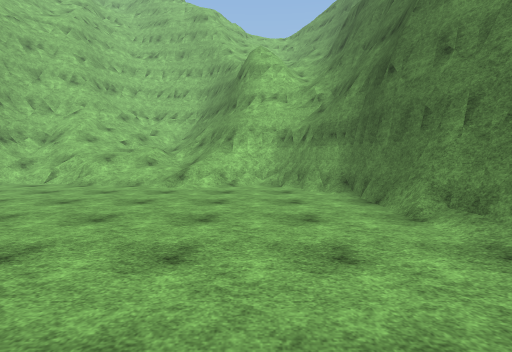
View 1 (above)

12 first-person views from a walk through a scene from a Unity 3-D project. The camera is 1.5 m above the floor, tilts 4° down and sees 85° across. The floor is counted in squares, 1.76 m on a side. Each view is taken from the middle of a square. On the plan, view 1 faces up. The plan holds only what a view shows up to about 10 squares ahead; the rest is blank. The place goes on beyond the plan. The player is left out. Surface patterns are stand-ins for the level's own textures.

View 2
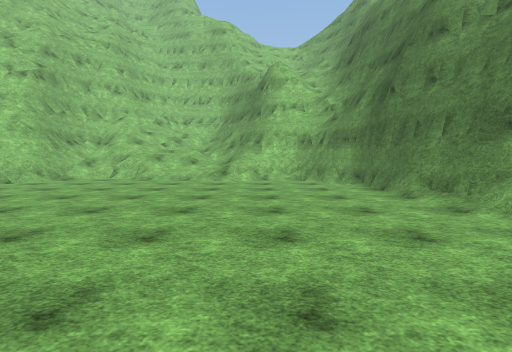

View 3
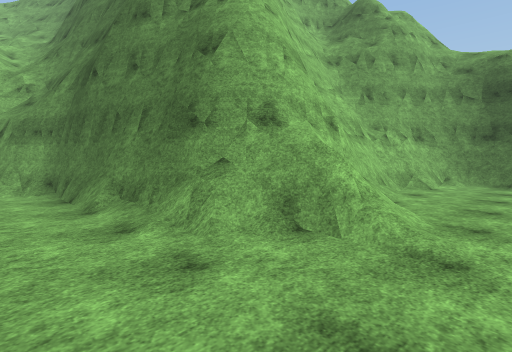

View 4
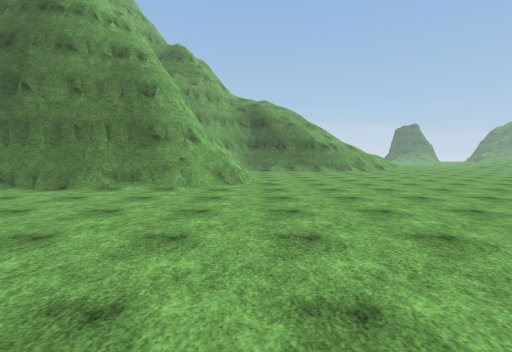

View 5
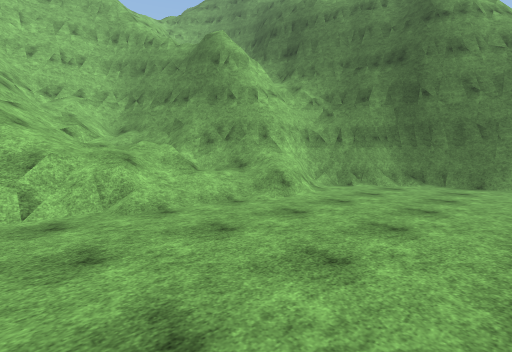

View 6
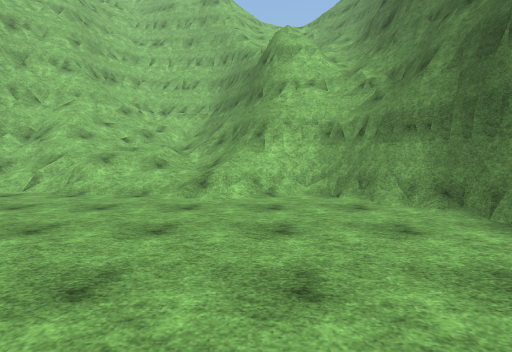

View 7
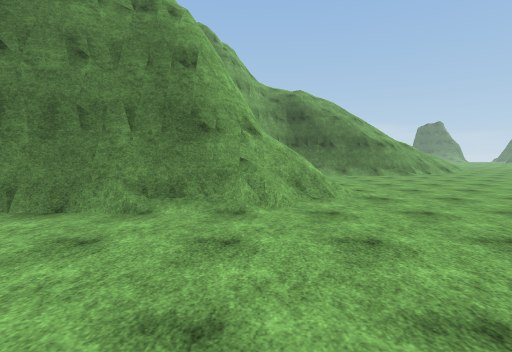

View 8
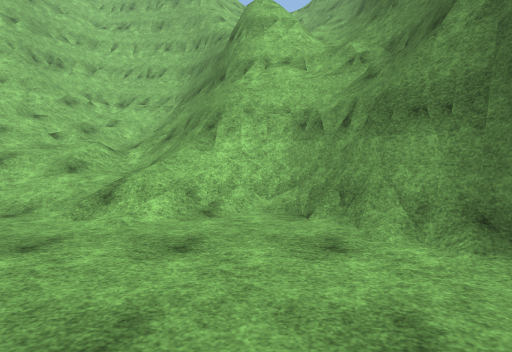

View 9
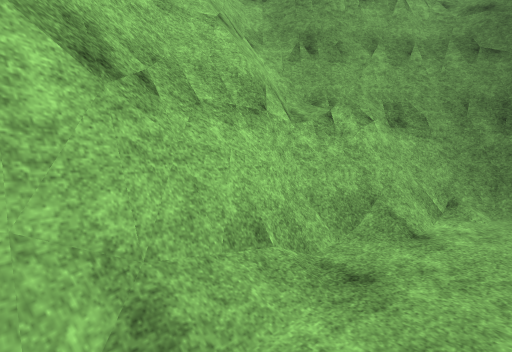

View 10
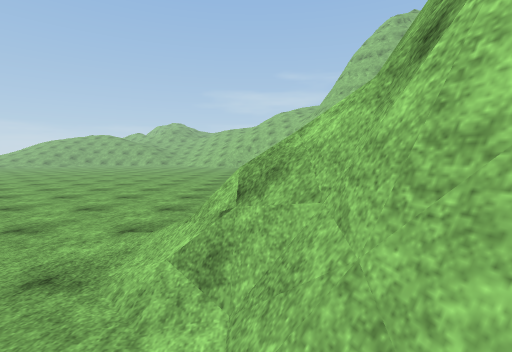

View 11
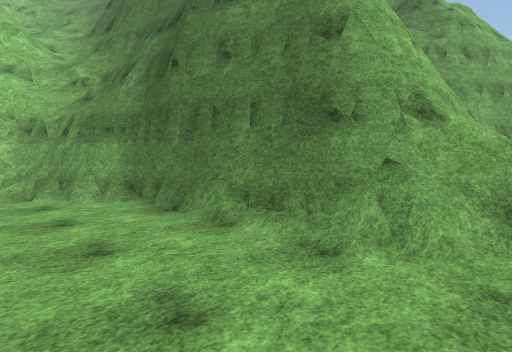

View 12
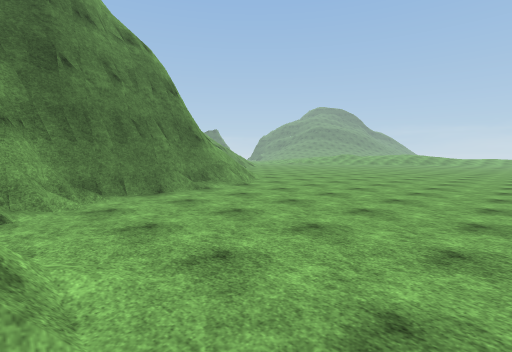

### Floor plan
Key: @ floor where view 1 was taken; # wall or solid block; . main floor; : floor 8 m higher than the main floor; / step, stairs or slope; = window, fence, low wall or low ledge; v drop or lower ground.
Columns run from 9 left of view 1 to 14 right of it. Each row starts with its distance up from view 1.
 15   #####
 14  ##===##
 13 ###///=##
 12 #///=//##
 11 #=//////#
 10 ##//////###
  9 ##/=/////###
  8 ##.....//.##
  7 #..........##
  6  ..........##
  5  ..........=#
  4   ..........#
  3    .........###
  2     ......../###########
  1      ........==#...###v:
  0     .....@..........##v:
 -1      ...............##
 -2      .............
 -3       ............
 -4       ............
 -5       ............
 -6       ......... ..

Positions as (right, up) in squares from view 1, and headings:
1: (0, 0), facing up
2: (-1, -2), facing up
3: (1, -1), facing up-right
4: (-5, 0), facing right
5: (-7, 4), facing up-right
6: (-1, 2), facing up
7: (-2, 2), facing right
8: (0, 4), facing up
9: (6, 0), facing up-right
10: (7, 1), facing left
11: (0, 1), facing up-right
12: (-4, 8), facing down-right
